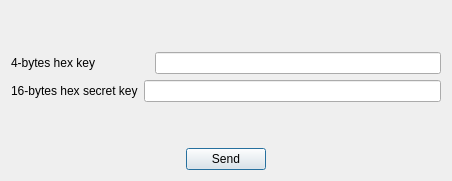
<?xml version="1.0" encoding="UTF-8"?>
<ui version="4.0">
 <class>register_ue_screen</class>
 <widget class="QDialog" name="register_ue_screen">
  <property name="geometry">
   <rect>
    <x>0</x>
    <y>0</y>
    <width>452</width>
    <height>181</height>
   </rect>
  </property>
  <property name="windowTitle">
   <string>CACIC - Register Equipment</string>
  </property>
  <layout class="QVBoxLayout" name="verticalLayout">
   <item>
    <spacer name="verticalSpacer_2">
     <property name="orientation">
      <enum>Qt::Vertical</enum>
     </property>
     <property name="sizeHint" stdset="0">
      <size>
       <width>20</width>
       <height>26</height>
      </size>
     </property>
    </spacer>
   </item>
   <item>
    <layout class="QHBoxLayout" name="horizontalLayout">
     <item>
      <widget class="QLabel" name="label">
       <property name="text">
        <string>4-bytes hex key                </string>
       </property>
      </widget>
     </item>
     <item>
      <widget class="QLineEdit" name="id_lineedit"/>
     </item>
    </layout>
   </item>
   <item>
    <layout class="QHBoxLayout" name="horizontalLayout_2">
     <item>
      <widget class="QLabel" name="label_2">
       <property name="text">
        <string>16-bytes hex secret key</string>
       </property>
      </widget>
     </item>
     <item>
      <widget class="QLineEdit" name="ck_lineedit"/>
     </item>
    </layout>
   </item>
   <item>
    <spacer name="verticalSpacer">
     <property name="orientation">
      <enum>Qt::Vertical</enum>
     </property>
     <property name="sizeHint" stdset="0">
      <size>
       <width>20</width>
       <height>26</height>
      </size>
     </property>
    </spacer>
   </item>
   <item>
    <layout class="QHBoxLayout" name="horizontalLayout_3">
     <item>
      <spacer name="horizontalSpacer_2">
       <property name="orientation">
        <enum>Qt::Horizontal</enum>
       </property>
       <property name="sizeHint" stdset="0">
        <size>
         <width>40</width>
         <height>20</height>
        </size>
       </property>
      </spacer>
     </item>
     <item>
      <widget class="QPushButton" name="send_button">
       <property name="text">
        <string>Send</string>
       </property>
      </widget>
     </item>
     <item>
      <spacer name="horizontalSpacer">
       <property name="orientation">
        <enum>Qt::Horizontal</enum>
       </property>
       <property name="sizeHint" stdset="0">
        <size>
         <width>40</width>
         <height>20</height>
        </size>
       </property>
      </spacer>
     </item>
    </layout>
   </item>
  </layout>
 </widget>
 <resources/>
 <connections/>
</ui>
